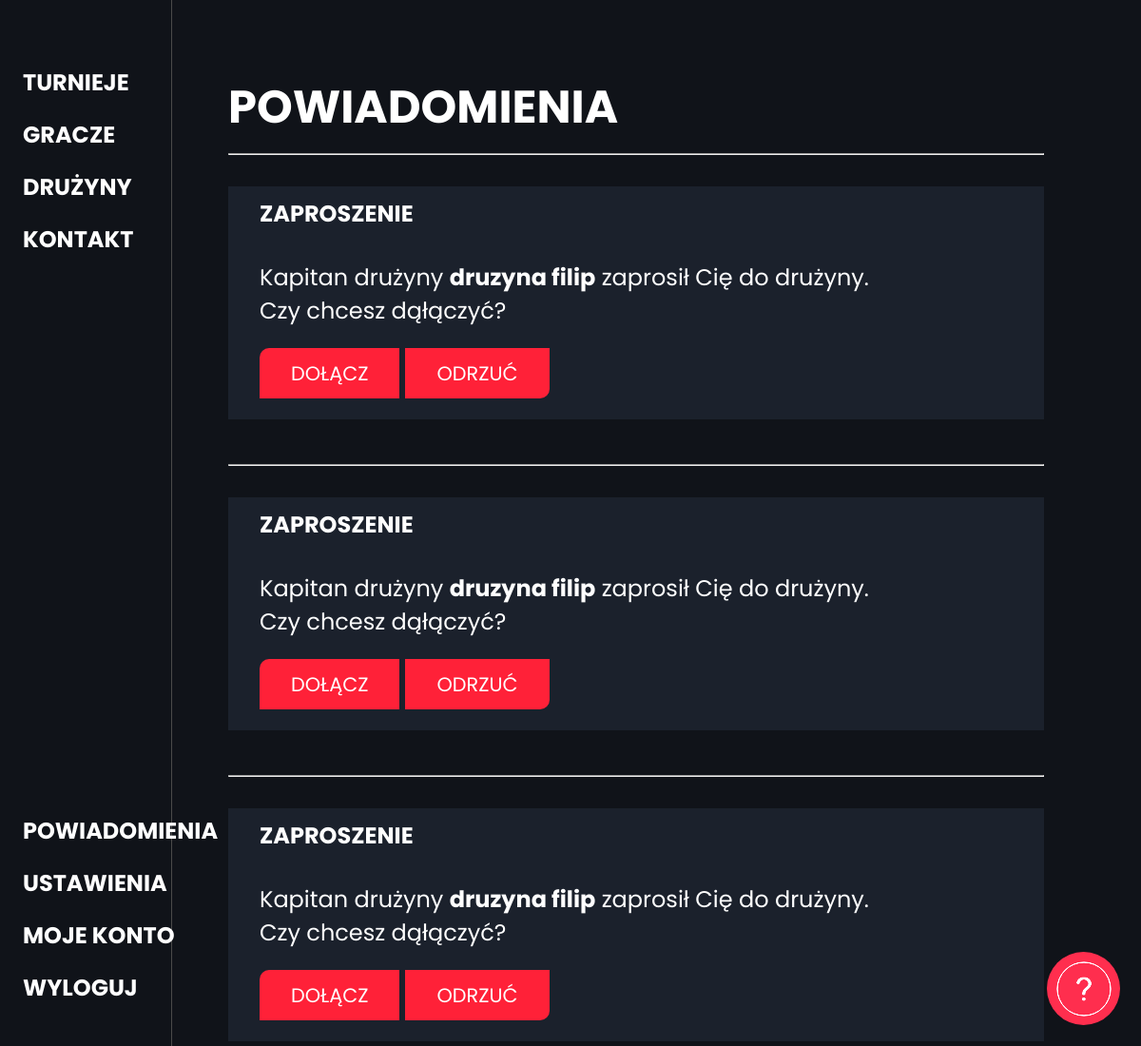
Page /powiadomienia (signed in) on the committed database.
### backend/models.py (models this page shows)
class Powiadomienia(models.Model):
    user = models.ForeignKey(CustomUser, on_delete=models.CASCADE)
    tresc = models.TextField()
    druzyna = models.CharField(max_length=100, null=True, blank=True)
    volunteer = models.CharField(max_length=100, null=True, blank=True)
    data = models.DateTimeField(auto_now_add=True)

### backend/views.py (the view, shortened to what this page needs)
# urls.py: path('powiadomienia', powiadomienia, name='powiadomienia'),
def powiadomienia(request):
    user = request.user
    if user.is_authenticated:
        powiadomienia = Powiadomienia.objects.filter(user=user)
        return render(request, 'frontend/powiadomienia.html', {'powiadomienia': powiadomienia})
    else:
        return redirect('/')

### backend/models.py (called while the page is built)
    def __str__(self):
        return self.username

### frontend/templatetags/post_tags.py (called while the page is built)
@register.simple_tag(takes_context=True)
def notification(context):
    user = context['user']
    if user.is_authenticated:
        powiadomienia = Powiadomienia.objects.filter(user=user)
        return powiadomienia.count()
    else:
        return "0"

### frontend/templates/frontend/powiadomienia.html (shortened to what this page needs)
{% extends 'frontend/base.html' %}
{% block content %}
    <div id="container" class="player-detail-container contactcontainer">
        <div id="contactinner-wrapper" class="powiadomienieinner_wrapper">
            <h1 class="powheader">Powiadomienia</h1>
            {% for powiadomienie in powiadomienia %}
            <hr>
                {% if powiadomienie.tresc == "Zaproszenie" %}
                <div class="powiadomienie_card">
                <h4>Zaproszenie</h4>
                    Kapitan drużyny&nbsp;<a class="inline" href="{% url 'team_site' teamname=powiadomienie.druzyna %}"><b>{{powiadomienie.druzyna}}</b></a>&nbsp;zaprosił Cię do drużyny.<br>Czy chcesz dąłączyć?<br>
                    <div class="response">
                        <form class="powiadomienie_form" method="post">
                            <button class="defaultbutton">Dołącz</button>
                        </form>
                        <form class="powiadomienie_form" method="post">
                            <button class="defaultbutton">Odrzuć</button>
                        </form>
                    </div>
                </div>
                {% endif %}
                <br>
            {% endfor %}
        </div>
    </div>
{% endblock %}

### frontend/static/style.css (style rules this page uses)
body { margin: 0; padding: 0; overflow-x: hidden !important; background-color: #101319; }
html { overflow-x: hidden !important; }
#container { width: 85vw; margin-left: 15vw; height: 100vh; scroll-snap-type: y mandatory; overflow-y: overlay; -webkit-font-smoothing: antialiased; overflow-x: hidden; scroll-behavior: smooth; }
a { text-decoration: none; color: inherit; }
* { font-family: 'Poppins', sans-serif; }
h1, h2, h3, h4, h5 { text-transform: uppercase; }
a { display: block; }
.contactcontainer { background: #101319 !important; }
#contactinner-wrapper { width: auto; height: 20vh; margin-top: 7vh; padding-right: 10%; padding-left: 5vw; color: white !important; font-size: 1.5rem; }
body { counter-reset: section; }
.player-detail-container { background-repeat: no-repeat; background-size: auto 100vh; width: 85vw; margin-left: 10vw; height: auto; min-height: 100vh; overflow-x: hidden; background: linear-gradient(0deg, rgba(16,19,25,1) 17%, rgba(31,31,31,1) 74%); }
.defaultbutton { padding: 1vh 3vh 1vh 3vh ; color: #ffff; background-color: #ff2138; border: none; border-top-left-radius: 10px; border-bottom-right-radius: 10px; font-weight: 400; font-size: 1.3rem; text-transform: uppercase; margin-bottom: 1vh; transition: all .2s; margin-top: 5vh; }
.inline { display: inline; }
.powiadomienie_card h4 { margin-top: 0; }
.powiadomienie_card { margin-top: 3vh; padding: 1vh 3vh 1vh 3vh; background-color: #1b212c; text-align: left; }
.powheader { margin-bottom: 0; }
.response .defaultbutton { margin-top: 2vh; }
.powiadomienie_form:nth-of-type(even) .defaultbutton { border-top-left-radius: 0 !important; }
.powiadomienie_form:nth-of-type(odd) .defaultbutton { border-bottom-right-radius: 0 !important; }
.response { width: 100%; display: flex; flex-direction: row; flex-wrap: wrap; justify-content: flex-start; align-items: flex-start; align-content: flex-start; }
.powiadomienie_form { width: auto; margin-right: .5vw; text-align: left; }
* { scrollbar-width: auto; scrollbar-color: #10131900 #272f3c00; }

### rows in the picture
Powiadomienia: druzyna "druzyna filip"
Powiadomienia: druzyna "druzyna filip"
Powiadomienia: druzyna "druzyna filip"
